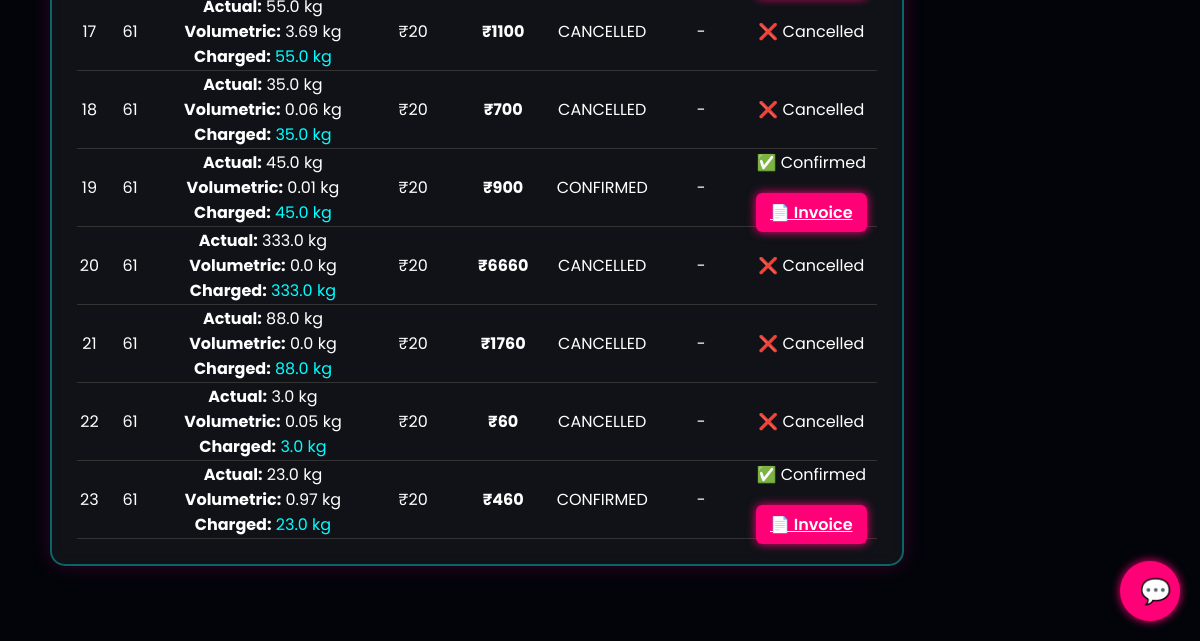
The page /bookings (signed in, lower part) on the database as committed earlier.
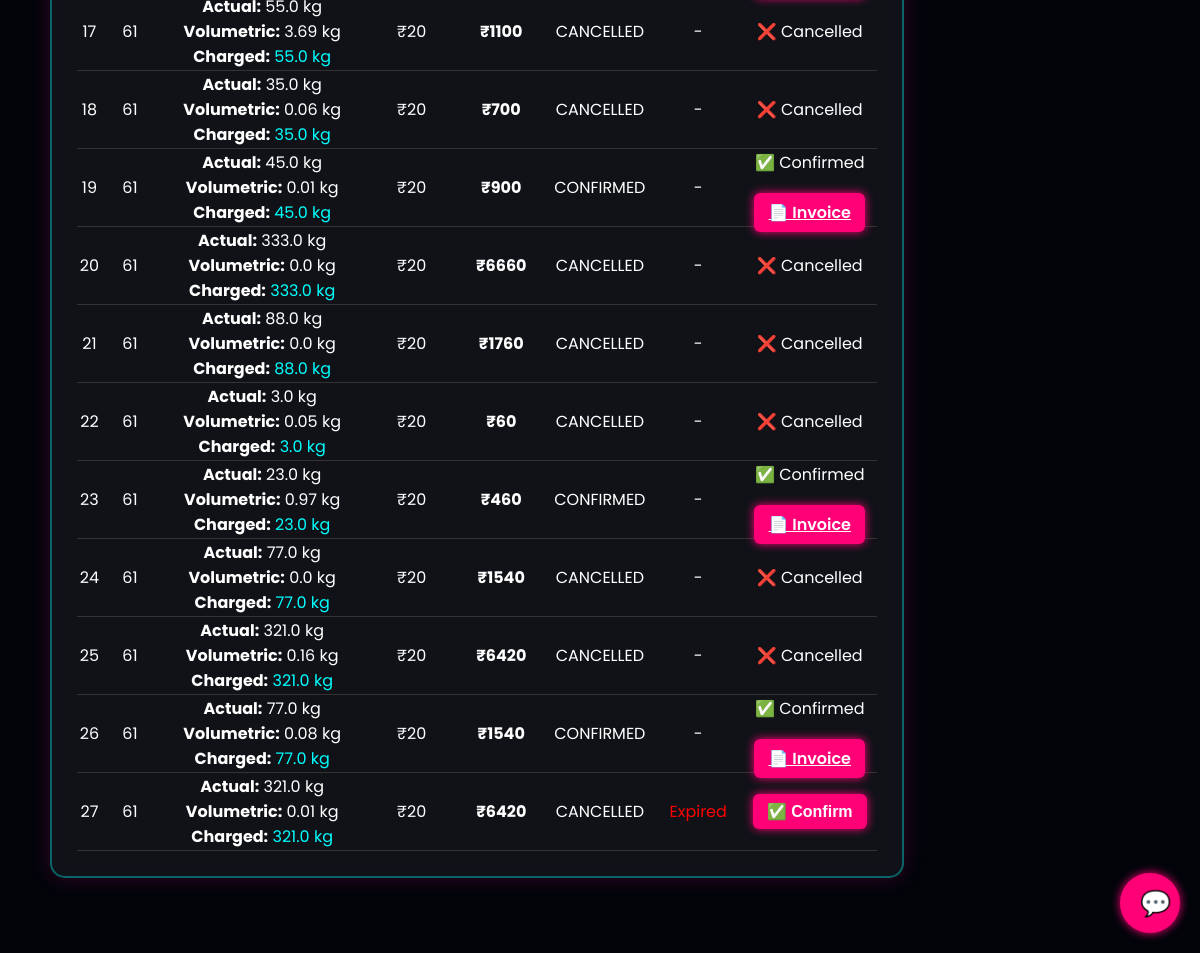
The same page on the database as committed later.
### tables this page shows
CREATE TABLE bookings (
            id INTEGER PRIMARY KEY AUTOINCREMENT,
            user_id INTEGER,
            flight_id INTEGER,
            weight INTEGER,
            status TEXT,
            expires_at INTEGER,
            price INTEGER,
            total INTEGER,
            payment_status TEXT DEFAULT 'UNPAID'
        , actual_weight REAL, volumetric_weight REAL, chargeable_weight REAL, length REAL, width REAL, height REAL, confirmed_at INTEGER, penalty_paid REAL DEFAULT 0);

### app.py (the view)
@app.route("/bookings")
def bookings_view():
    if not is_logged_in():
        return redirect("/login")
    db = get_db()
    import time
    now = int(time.time())
    expired = db.execute(
        "SELECT * FROM bookings WHERE status='HOLD' AND expires_at < ?",
        (now,)
    ).fetchall()
    for b in expired:
        flight = db.execute("SELECT * FROM flights WHERE id=?", (b["flight_id"],)).fetchone()
        restored = flight["capacity"] + b["weight"]
        db.execute("UPDATE flights SET capacity=? WHERE id=?", (restored, b["flight_id"]))
        db.execute("UPDATE bookings SET status='CANCELLED' WHERE id=?", (b["id"],))
    db.commit()
    bookings = db.execute("SELECT * FROM bookings").fetchall()
    return render_template("booking_management.html", bookings=bookings)

### app.py (called while the page is built)
def is_logged_in():
    return "user_id" in session

### database.py (called while the page is built)
def get_db():
    db = getattr(g, "_database", None)
    if db is None:
        db = g._database = sqlite3.connect(DATABASE)
        db.row_factory = sqlite3.Row
    return db

### templates/booking_management.html (shortened to what this page needs)
{% extends "base.html" %}
{% block content %}
<div class="neon-box">
<table id="bookingTable" style="width:100%; color:white; border-collapse: collapse;">
{% for b in bookings %}
<tr data-id="{{ b['id'] }}"
    data-status="{{ b['status'] }}"
    data-expires="{{ b['expires_at'] or 0 }}"
    style="border-bottom:1px solid #333; text-align:center;">
    <td>{{ b['id'] }}</td>
    <td>{{ b['flight_id'] }}</td>
    <td>
        <b>Actual:</b> {{ b['actual_weight'] or 0 }} kg<br>
        <b>Volumetric:</b> {{ (b['volumetric_weight'] or 0)|round(2) }} kg<br>
        <b>Charged:</b>
        <span style="color:#0ff;">
            {{ (b['chargeable_weight'] or 0)|round(2) }} kg
        </span>
    </td>
    <td>₹{{ b['price'] }}</td>
    <td>
        <b>₹{{ (b['total'] or 0)|round(2) }}</b>
    </td>
    <td class="statusCell">
        {{ b['status'] }}
    </td>
    <td class="timerCell">
        {% if b['status'] == 'HOLD' %}
            <span class="timer">--</span>
        {% else %}
            -
        {% endif %}
    </td>
   <td>
{% if b['status'] == 'HOLD' %}
    <form method="POST" action="/confirm_booking">
        <button class="neon-btn">✅ Confirm</button>
    </form>
{% elif b['status'] == 'CONFIRMED' %}
    ✅ Confirmed<br>
    <br>
    <a href="/download_invoice/{{ b['id'] }}" class="neon-btn">
        📄 Invoice
    </a>
{% else %}
    ❌ Cancelled
{% endif %}
</td>
</tr>
{% endfor %}
</table>
</div>
{% endblock %}

Rows that differ between the two databases and show on the page:
added bookings: id "24", flight_id "61", actual_weight "77.0", volumetric_weight "0.0", chargeable_weight "77.0", price "20", total "1540", status "CANCELLED", shows "❌ Cancelled"
added bookings: id "25", flight_id "61", actual_weight "321.0", volumetric_weight "0.16", chargeable_weight "321.0", price "20", total "6420", status "CANCELLED", shows "❌ Cancelled"
added bookings: id "26", flight_id "61", actual_weight "77.0", volumetric_weight "0.08", chargeable_weight "77.0", price "20", total "1540", status "CONFIRMED"
added bookings: id "27", flight_id "61", actual_weight "321.0", volumetric_weight "0.01", chargeable_weight "321.0", price "20", total "6420"
